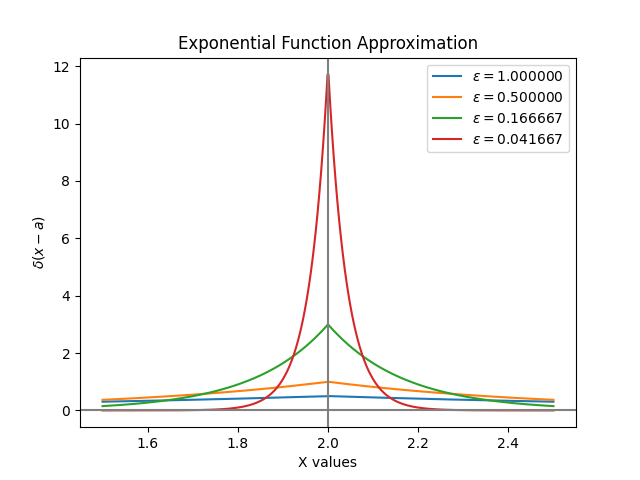

This figure's Python source:
#Exponential Function Approximation

import matplotlib.pyplot as plt
import numpy as np

def exponential_function():
    delta=lambda x,eps:1/(2*eps)*np.exp(-abs(x)/eps)
    a=eval(input('Enter the shifted x-coordinate : '))
    eps=1.0
    x1,x2=-0.5+a,0.5+a
    xval=np.linspace(x1,x2,500)
    n=int(input('Enter no. of functions to generate : '))
    for i in range(1,n+1):
        eps=eps/i
        plt.plot(xval,delta(xval-a,eps),label="$\epsilon=%f$"%(eps))
    plt.title('Exponential Function Approximation')
    plt.xlabel('X values')
    plt.ylabel(r'$\delta(x-a)$')
    plt.axhline(color='gray')
    plt.axvline(x=a,color='gray')
    plt.legend()
    plt.savefig('/home/tux_blue/Documents/GitHub/Computational-Physics-UG/Numerical Methods/Indefinite Integrals and delta functions/Python Files/Dirac_Delta_plot/Exponential.png')
    plt.show()
exponential_function()

